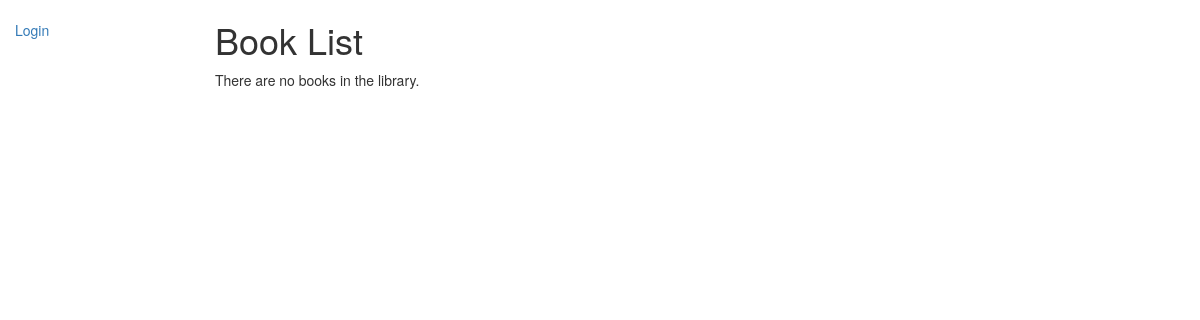
The app's page /catalog/books, older data.
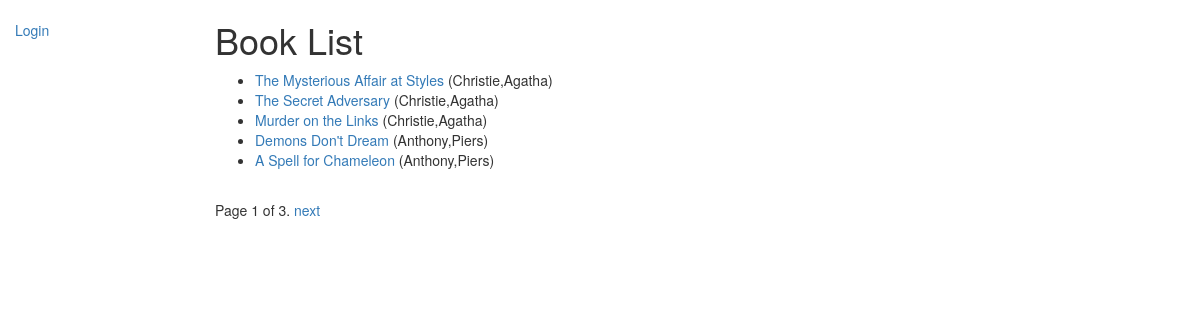
The same page, newer data.
### catalog/models.py (models this page shows, shortened)
class Book(models.Model):
    title = models.CharField(max_length=200)
    author = models.ForeignKey('Author', on_delete=models.RESTRICT, null=True)
    summary = models.TextField(
        max_length=1000, help_text="Enter a brief description of the book")
    isbn = models.CharField('ISBN', max_length=13,
                            unique=True,
                            help_text='13 Character <a href="https://www.isbn-international.org/content/what-isbn'
                                      '">ISBN number</a>')
    genre = models.ManyToManyField(
        Genre, help_text="Select a genre for this book")
    language = models.ForeignKey(
        'Language', on_delete=models.SET_NULL, null=True)
    def display_genre(self):
        """Create a string for the Genre. This is required to display genre in Admin."""
        return ', '.join(genre.name for genre in self.genre.all()[:3])
    display_genre.short_description = 'Genre'
    def get_absolute_url(self):
        return reverse('book-detail', args=[str(self.id)])

class Author(models.Model):
    first_name = models.CharField(max_length=100)
    last_name = models.CharField(max_length=100)
    date_of_birth = models.DateField(null=True, blank=True)
    date_of_death = models.DateField('Died', null=True, blank=True)
    class Meta:
        ordering = ['last_name', 'last_name']
    def __str__(self):
        return f'{self.last_name},{self.first_name}'

### catalog/views.py (the view)
# urls.py: path('books', views.BookListView.as_view(), name='books'),
class BookListView(generic.ListView):
    model = Book
    paginate_by = 5

### catalog/templates/catalog/book_list.html
{% extends "base_generic.html" %}
{% block content %}
  <h1>Book List</h1>
  {% if book_list %}
    <ul>
      {% for book in book_list %}
      <li>
        <a href="{{ book.get_absolute_url }}">{{ book.title }}</a>
        ({{book.author}})
      </li>
      {% endfor %}
    </ul>
  {% else %}
    <p>There are no books in the library.</p>
  {% endif %}
{% endblock %}

Row changes from the older to the newer data that the page shows:
added Book: title "The Mysterious Affair at Styles", author "Christie,Agatha"
added Book: title "The Secret Adversary", author "Christie,Agatha"
added Book: title "Murder on the Links", author "Christie,Agatha"
added Book: title "Demons Don't Dream", author "Anthony,Piers"
added Book: title "A Spell for Chameleon", author "Anthony,Piers"
Text that changed along with them:
{{ page_obj.number }}: (not shown) → "1"
{{ page_obj.paginator.num_pages }}: (not shown) → "3"
text no longer shown: "There are no books in the library."
text now shown: "Page of . next"
